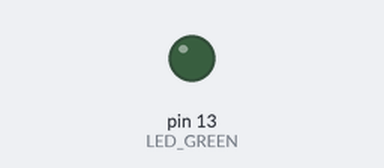
Simulated run of this program. Board: Arduino Uno, built with avr-gcc and run on an emulated ATmega328P. Parts: output pins drawn as LEDs (lit = HIGH).

Above: at 0.3 s.
At 3.1 s:
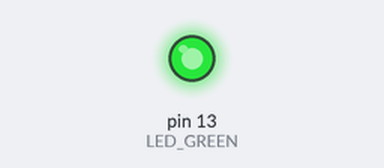
Timing chart, 0 to 4.1 s (numbered marks = the images above):
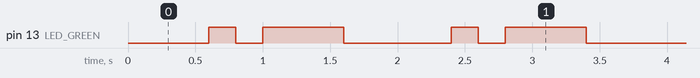

The program:

main.cpp
```cpp
// (licence header left out)
/* Defines -----------------------------------------------------------*/
#define LED_GREEN PB5   // PB5 is AVR pin where green on-board LED
                        // is connected
#define DOT_DELAY   200 // Delay in milliseconds for dot
#define DASH_DELAY  600 // Delay in milliseconds for dash
#define SPACE_DELAY 200 // Delay in milliseconds for space between symbols
#define LET_DELAY   600 // Delay in milliseconds for space between letters
#define WORDS_DELAY 1400// Delay in milliseconds for space between words

#ifndef F_CPU
# define F_CPU 16000000 // CPU frequency in Hz required for delay funcs
#endif

/* Includes ----------------------------------------------------------*/
#include <avr/io.h>     // AVR device-specific IO definitions
#include <util/delay.h> // Functions for busy-wait delay loops


// -----
// This part is needed to use Arduino functions but also physical pin
// names. We are using Arduino-style just to simplify the first lab.
#include "Arduino.h"
#define PB5 13          // In Arduino world, PB5 is called "13"
// -----


/* Function definitions ----------------------------------------------*/
/**********************************************************************
 * Function: Main function where the program execution begins
 * Purpose:  Toggle one LED and use delay library.
 * Returns:  none
 **********************************************************************/
int main(void)
{
    uint8_t led_value = LOW;  // Local variable to keep LED status

    // Set pin where on-board LED is connected as output
    pinMode(LED_GREEN, OUTPUT);

    // Infinite loop
    while (1)
    {
        led_value = LOW;
        digitalWrite(LED_GREEN, led_value);
        _delay_ms(LET_DELAY);

        if (led_value == LOW)
        {
            led_value = HIGH;
            digitalWrite(LED_GREEN, led_value);
            _delay_ms(DOT_DELAY);

            if (led_value == HIGH)
            {
                led_value = LOW;
                digitalWrite(LED_GREEN, led_value);
                _delay_ms(SPACE_DELAY);

                if (led_value == LOW)
                {
                    led_value = HIGH;
                    digitalWrite(LED_GREEN, led_value);
                    _delay_ms(DASH_DELAY);

                    if (led_value == HIGH)
                    {
                        led_value = LOW;
                        digitalWrite(LED_GREEN, led_value);
                        _delay_ms(SPACE_DELAY);
                    }
                }
            }
        }

        else
            led_value = LOW;

    }

    // Will never reach this
    return 0;
}
```

Measured:
- by itself, pin 13 (LED_GREEN): repeats every 1.8 s: LOW 0.20 s, HIGH 0.60 s, LOW 0.80 s, HIGH 0.20 s
- by itself, everything shown: repeats every 1.8 s, in 4 steps
